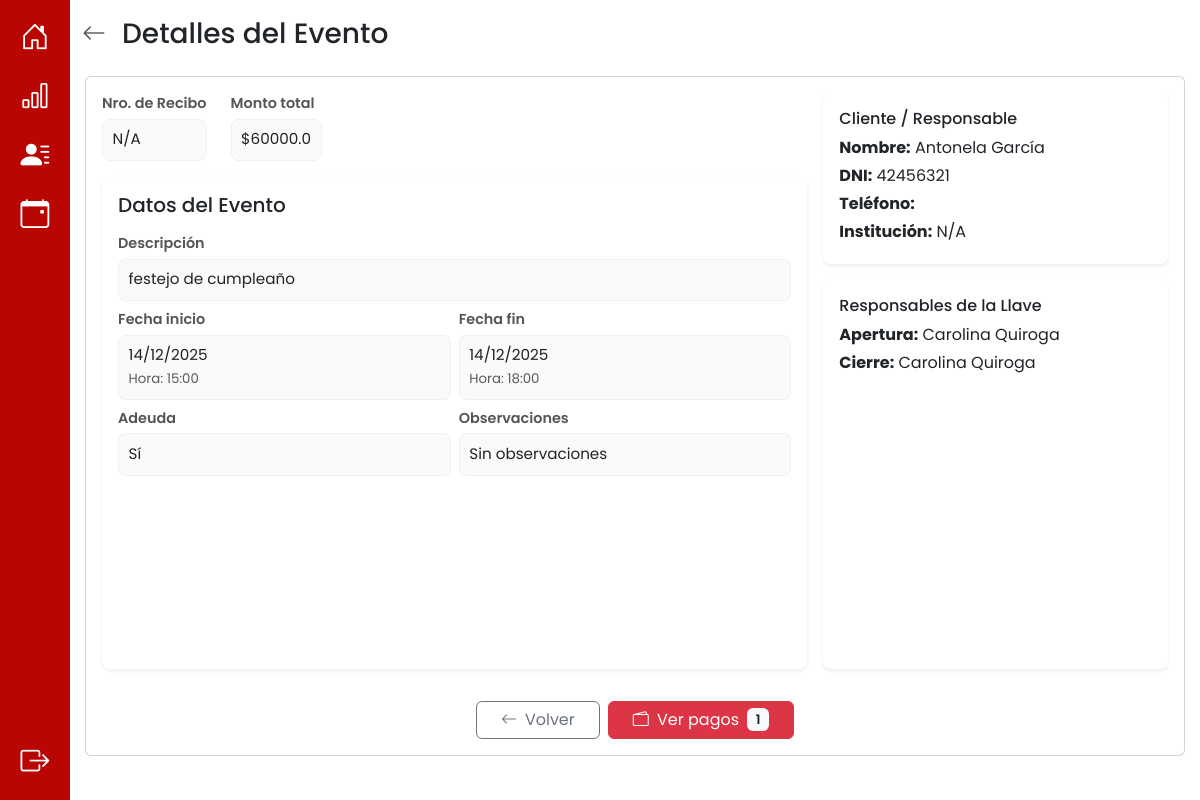
Page /eventos/detalles/2 (signed in) on the committed database.
### app/models.py (models this page shows, shortened)
class Evento(db.Model):
    __tablename__ = 'evento'
    id_evento = db.Column(db.Integer, primary_key=True, autoincrement=True)
    descripcion = db.Column(db.String(100))
    fecha_inicio = db.Column(db.DateTime, nullable=False)
    fecha_fin = db.Column(db.DateTime, nullable=False)
    observaciones = db.Column(db.String(100))
    monto_total = db.Column(db.Numeric(10, 2), nullable=False)
    adeuda = db.Column(db.Boolean, default=True) #esto se actualiza cuando todos los pagos == monto total
    nro_recibo = db.Column(db.Integer) #esto se actualiza cuando todos los pagos == monto total
    @property
    def total_pagado(self):
        return sum(float(p.monto_pago) for p in self.pagos)
    @property
    def adeuda(self):
        adeuda = self.total_pagado < self.monto_total
        return adeuda
    dni = db.Column(db.String(20), db.ForeignKey('cliente.dni'), nullable=False)
    id_responsable_apertura = db.Column(db.Integer, db.ForeignKey('responsable_llave.id_responsable'))
    id_responsable_cierre = db.Column(db.Integer, db.ForeignKey('responsable_llave.id_responsable'))
    usuario_creacion = db.Column(db.String(10), db.ForeignKey('cuenta.nombre_usuario'), nullable=False)
    cliente = db.relationship('Cliente', back_populates='eventos')
    responsable_apertura = db.relationship('ResponsableLlave', foreign_keys=[id_responsable_apertura], back_populates='eventos_apertura')
    responsable_cierre = db.relationship('ResponsableLlave', foreign_keys=[id_responsable_cierre], back_populates='eventos_cierre')
    usuario = db.relationship('Cuenta', back_populates='eventos')
    pagos = db.relationship('Pago', back_populates='evento', cascade="all, delete-orphan")
    auditorias_evento = db.relationship('AuditoriaEvento', back_populates='evento', cascade="all, delete-orphan")

class Pago(db.Model):
    __tablename__ = 'pago'
    id_pago = db.Column(db.Integer, primary_key=True, autoincrement=True)
    id_evento = db.Column(db.Integer, db.ForeignKey('evento.id_evento'), nullable=False)
    monto_pago = db.Column(db.Numeric(10, 2), nullable=False)
    fecha = db.Column(db.Date, nullable=False)
    usuario_creacion = db.Column(db.String(10), db.ForeignKey('cuenta.nombre_usuario'), nullable=False)
    evento = db.relationship('Evento', back_populates='pagos')
    usuario = db.relationship('Cuenta', back_populates='pagos')
    auditorias_pago = db.relationship('AuditoriaPago', back_populates='pago', cascade="all, delete-orphan")

class Cliente(db.Model):
    __tablename__ = 'cliente'
    dni = db.Column(db.String(20), primary_key=True)
    nombre = db.Column(db.String(20), nullable=False)
    apellido = db.Column(db.String(20), nullable=False)
    telefono = db.Column(db.String(15), nullable=False)
    institucion = db.Column(db.String(40), nullable=True)
    eventos = db.relationship('Evento', back_populates='cliente', cascade="all, delete-orphan")

class ResponsableLlave(db.Model):
    __tablename__ = 'responsable_llave'
    id_responsable = db.Column(db.Integer, primary_key=True, autoincrement=True)
    nombre = db.Column(db.String(20))
    apellido = db.Column(db.String(20))
    eventos_apertura = db.relationship('Evento', foreign_keys='Evento.id_responsable_apertura', back_populates='responsable_apertura')
    eventos_cierre = db.relationship('Evento', foreign_keys='Evento.id_responsable_cierre', back_populates='responsable_cierre')

### app/routes/eventos_routes.py (the view)
@eventos_bp.route("/detalles/<int:id_evento>", methods=["GET"])
def detalles_evento(id_evento):
    evento = Evento.query.get_or_404(id_evento)
    return render_template("detalles_evento.html",
                         evento=evento,
                         start_dt=evento.fecha_inicio,
                         end_dt=evento.fecha_fin)

### app/models.py (called while the page is built)
    def es_administrador(self):
        return Administrador.query.filter_by(nombre_usuario=self.nombre_usuario).first() is not None

### app/templates/detalles_evento.html (shortened to what this page needs)
{% extends 'base.html' %} {% block title %}Detalles del Evento{% endblock %} {%
block content %}
<div class="container py-3">
  <div class="d-flex align-items-center mb-4">
    <a href="{{ url_for('eventos_bp.eventos') }}" class="text-muted me-3">
      <i class="bi bi-arrow-left fs-4"></i>
    </a>
    <h3 class="m-0">Detalles del Evento</h3>
  </div>
  <div class="d-flex justify-content-center">
    <div
      class="card w-100"
      style="max-width: 1100px; height: 85vh; overflow: hidden"
    >
      <div class="card-body d-flex flex-column" style="overflow: hidden">
        <div class="row flex-grow-1 g-3" style="overflow: hidden">
          <div class="col-md-8 d-flex flex-column" style="overflow: hidden">
            <div class="d-flex gap-4 mb-3">
              <div>
                <div class="detalle-label">Nro. de Recibo</div>
                <div class="detalle-value">
                  {{ evento.nro_recibo or 'N/A' }}
                </div>
              </div>
              <div>
                <div class="detalle-label">Monto total</div>
                <div class="detalle-value">
                  ${{ evento.monto_total | float | round(2) }}
                </div>
              </div>
            </div>
            <div class="section-card flex-grow-1 overflow-auto">
              <h5 class="mb-3">Datos del Evento</h5>
              <div class="mb-2">
                <div class="detalle-label">Descripción</div>
                <div class="detalle-value">{{ evento.descripcion }}</div>
              </div>
              <div class="row g-2 mb-2">
                <div class="col-md-6">
                  <div class="detalle-label">Fecha inicio</div>
                  <div class="detalle-value">
                    {{ start_dt.strftime('%d/%m/%Y') if start_dt and not
                    start_dt is string else start_dt.split(' ')[0] if start_dt
                    else '—' }}
                    <div class="text-muted">
                      <small>
                        Hora: {% if start_dt %}{% if start_dt is string %}{{
                        start_dt.split(' ')[1][0:5] if ' ' in start_dt else
                        start_dt[0:5] }}{% else %}{{ start_dt.strftime('%H:%M')
                        }}{% endif %}{% else %}—{% endif %}
                      </small>
                    </div>
                  </div>
                </div>
                <div class="col-md-6">
                  <div class="detalle-label">Fecha fin</div>
                  <div class="detalle-value">
                    {% set time_src = end_dt if end_dt else (evento.fecha_fin if
                    evento.fecha_fin is defined else None) %} {{
                    time_src.strftime('%d/%m/%Y') if time_src and not time_src
                    is string else time_src.split(' ')[0] if time_src else '—'
                    }}
                    <div class="text-muted">
                      <small>
                        Hora: {% if time_src %}{% if time_src is string %}{{
                        time_src.split(' ')[1][0:5] if ' ' in time_src else
                        time_src[0:5] }}{% else %}{{ time_src.strftime('%H:%M')
                        }}{% endif %}{% else %}—{% endif %}
                      </small>
                    </div>
                  </div>
                </div>
              </div>
              <div class="row g-2">
                <div class="col-md-6">
                  <div class="detalle-label">Adeuda</div>
                  <div class="detalle-value">
                    {{ 'Sí' if evento.adeuda else 'No' }}
                  </div>
                </div>
                <div class="col-md-6">
                  <div class="detalle-label">Observaciones</div>
                  <div class="detalle-value">
                    {{ evento.observaciones or 'Sin observaciones' }}
                  </div>
                </div>
              </div>
            </div>
          </div>
          <div class="col-md-4 d-flex flex-column" style="overflow: hidden">
            <div class="section-card mb-3 p-3">
              <h6 class="mb-2">Cliente / Responsable</h6>
              <p class="mb-1">
                <strong>Nombre:</strong> {{ evento.cliente.nombre }} {{
                evento.cliente.apellido }}
              </p>
              <p class="mb-1"><strong>DNI:</strong> {{ evento.cliente.dni }}</p>
              <p class="mb-1">
                <strong>Teléfono:</strong> {{ evento.cliente.telefono }}
              </p>
              <p class="mb-1">
                <strong>Institución:</strong> {{ evento.cliente.institucion or
                'N/A' }}
              </p>
            </div>
            <div class="section-card flex-grow-1 p-3">
              <h6 class="mb-2">Responsables de la Llave</h6>
              <p class="mb-1">
                <strong>Apertura:</strong> {% if evento.responsable_apertura
                %}{{ evento.responsable_apertura.nombre }} {{
                evento.responsable_apertura.apellido }}{% else %}No asignado{%
                endif %}
              </p>
              <p class="mb-1">
                <strong>Cierre:</strong> {% if evento.responsable_cierre %}{{
                evento.responsable_cierre.nombre }} {{
                evento.responsable_cierre.apellido }}{% else %}No asignado{%
                endif %}
              </p>
            </div>
          </div>
        </div>
        <div class="d-flex justify-content-center gap-2 mt-3">
          <a
            href="{{ url_for('eventos_bp.eventos') }}"
            class="btn btn-outline-secondary px-4"
          >
            <i class="bi bi-arrow-left me-2"></i>Volver</a
          >
          <a
            href="{{ url_for('ingresos.pagos', id_evento=evento.id_evento) }}"
            class="btn btn-danger px-4"
          >
            <i class="bi bi-wallet2 me-1"></i> Ver pagos {% if evento.pagos %}
            <span class="badge bg-light text-dark ms-1"
              >{{ evento.pagos|length }}</span
            >
            {% endif %}
          </a>
        </div>
      </div>
    </div>
  </div>
</div>
{% endblock %}

### app/static/css/style.css (style rules this page uses)
:root { --color-primario: #b90603; --color-hover: #ffe4e4; --color-btn: #ec221f; }
html, body { height: 100%; margin: 0; overflow-x: hidden; }
body { font-family: "Poppins", sans-serif; font-weight: 400; font-style: normal; margin: 0; padding: 0; }
.detalle-label { font-weight: 600; color: #555; font-size: 0.95rem; margin-bottom: 0.25rem; }
.detalle-value { background: #fafafa; border: 1px solid rgba(0, 0, 0, 0.04); padding: 0.55rem 0.6rem; border-radius: 8px; color: #222; }
.btn .badge { font-weight: 600; font-size: 0.82rem; }

### app/templates/detalles_evento.html (style rules this page uses)
body { background-color: #fff; }
.section-card { background: #fff; border-radius: 0.5rem; box-shadow: 0 0.125rem 0.25rem rgba(0, 0, 0, 0.075); padding: 1rem; margin-bottom: 1rem; }
.detalle-label { font-weight: 600; font-size: 0.9rem; }
.detalle-value { font-size: 0.95rem; }

### rows in the picture
Evento: nro_recibo "N/A", monto_total "60000.0", descripcion "festejo de cumpleaño", fecha_inicio "14/12/2025", strftime "15:00", fecha_fin "14/12/2025", strftime "18:00", observaciones "Sin observaciones"
Pago: monto_pago.monto_total "Sí"
Cliente: cliente.nombre "Antonela", cliente.apellido "García", cliente.dni "42456321", cliente "N/A"
ResponsableLlave: responsable_apertura.nombre "Carolina", responsable_apertura.apellido "Quiroga", responsable_cierre.nombre "Carolina", responsable_cierre.apellido "Quiroga"

### other values in the picture
{{ evento.pagos|length }} "1"
